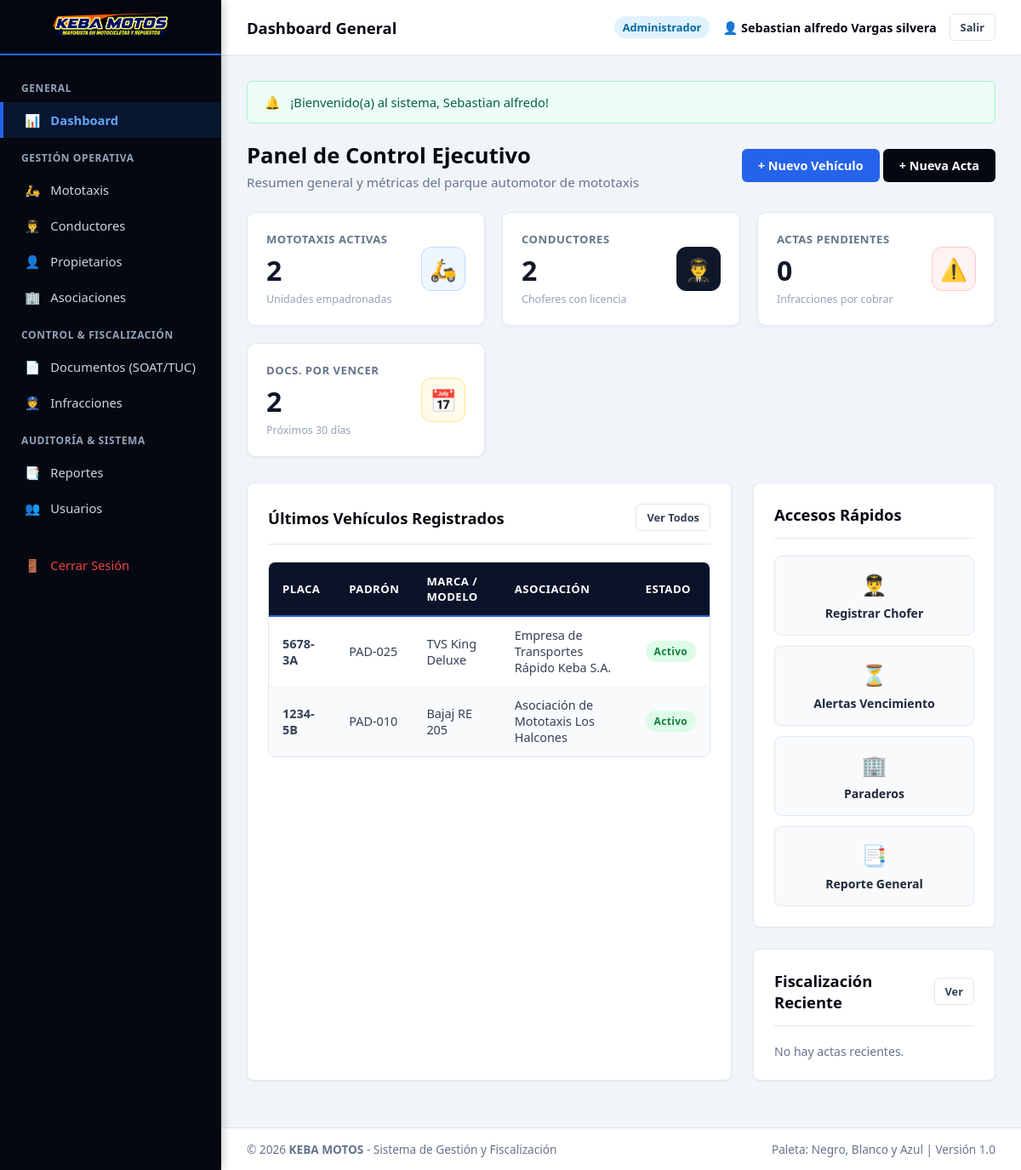
The app's page /views/dashboard/dashboard_admin.php (signed in) with its own data.
### tables this page shows
CREATE TABLE `vehiculos` (
  `id_vehiculo` INT AUTO_INCREMENT PRIMARY KEY,
  `placa` VARCHAR(10) NOT NULL UNIQUE,
  `numero_padron` VARCHAR(20) NULL,
  `marca` VARCHAR(50) NOT NULL,
  `modelo` VARCHAR(50) NULL,
  `color` VARCHAR(50) NOT NULL,
  `anio_fabricacion` YEAR NULL,
  `numero_motor` VARCHAR(50) NULL,
  `numero_chasis` VARCHAR(50) NULL,
  `id_propietario` INT NOT NULL,
  `id_asociacion` INT NULL,
  `foto` VARCHAR(255) NULL,
  `estado` ENUM('Activo', 'Inactivo', 'De Baja', 'Observado') DEFAULT 'Activo',
  `created_at` TIMESTAMP DEFAULT CURRENT_TIMESTAMP,
  `updated_at` TIMESTAMP DEFAULT CURRENT_TIMESTAMP ON UPDATE CURRENT_TIMESTAMP,
  CONSTRAINT `fk_vehiculos_propietarios` FOREIGN KEY (`id_propietario`) REFERENCES `propietarios` (`id_propietario`) ON UPDATE CASCADE,
  CONSTRAINT `fk_vehiculos_asociaciones` FOREIGN KEY (`id_asociacion`) REFERENCES `asociaciones` (`id_asociacion`) ON UPDATE CASCADE ON DELETE SET NULL
);

CREATE TABLE `asociaciones` (
  `id_asociacion` INT AUTO_INCREMENT PRIMARY KEY,
  `nombre` VARCHAR(150) NOT NULL,
  `ruc` VARCHAR(11) UNIQUE NULL,
  `resolucion_municipal` VARCHAR(100) NULL,
  `direccion` VARCHAR(200) NULL,
  `telefono` VARCHAR(20) NULL,
  `presidente` VARCHAR(150) NULL,
  `color_distintivo` VARCHAR(50) NULL,
  `cantidad_paraderos` INT DEFAULT 1,
  `estado` ENUM('Activo', 'Inactivo') DEFAULT 'Activo',
  `created_at` TIMESTAMP DEFAULT CURRENT_TIMESTAMP,
  `updated_at` TIMESTAMP DEFAULT CURRENT_TIMESTAMP ON UPDATE CURRENT_TIMESTAMP
);

### helpers/funciones.php (called while the page is built, shortened)
<?php
function vistaUrl($ruta) {
    return BASE_URL . 'views/' . ltrim($ruta, '/');
}

### config/conexion.php (called while the page is built, shortened)
<?php
class Database {
    private static $host = "localhost";
    private static $db_name = "keba";
    private static $username = "root";
    private static $password = "";
    private static $conexion = null;
    public static function conectar() {
        if (self::$conexion === null) {
            try {
                $opciones = [
                    PDO::ATTR_ERRMODE => PDO::ERRMODE_EXCEPTION,
                    PDO::ATTR_DEFAULT_FETCH_MODE => PDO::FETCH_ASSOC,
                    PDO::ATTR_EMULATE_PREPARES => true,
                    PDO::MYSQL_ATTR_MULTI_STATEMENTS => true,
                    PDO::MYSQL_ATTR_INIT_COMMAND => "SET NAMES utf8mb4 COLLATE utf8mb4_unicode_ci"
                ];
                try {
                    $dsn = "mysql:host=" . self::$host . ";dbname=" . self::$db_name . ";charset=utf8mb4";
                    self::$conexion = new PDO($dsn, self::$username, self::$password, $opciones);
                } catch (PDOException $e) {
                    if ($e->getCode() == 1049 || stripos($e->getMessage(), 'Unknown database') !== false) {
                        $dsnRoot = "mysql:host=" . self::$host . ";charset=utf8mb4";
                        $pdoRoot = new PDO($dsnRoot, self::$username, self::$password, $opciones);
                        $pdoRoot->exec("CREATE DATABASE IF NOT EXISTS `" . self::$db_name . "` CHARACTER SET utf8mb4 COLLATE utf8mb4_unicode_ci;");
                        $pdoRoot = null;
                        $dsn = "mysql:host=" . self::$host . ";dbname=" . self::$db_name . ";charset=utf8mb4";
                        self::$conexion = new PDO($dsn, self::$username, self::$password, $opciones);
                    } else {
                        throw $e;
                    }
                }
                $check = self::$conexion->query("SHOW TABLES LIKE 'usuarios'");
            } catch (PDOException $e) {
                die("<div style='padding:20px; font-family:sans-serif; background:#fee2e2; color:#991b1b; border:1px solid #f87171; border-radius:8px; margin:20px;'>
                        <strong>Error al conectar con la Base de Datos:</strong> " . htmlspecialchars($e->getMessage()) . "<br><br>
                        <em>Asegúrate de que MySQL esté activo en el Panel de Control de XAMPP.</em>
                     </div>");
            }
        }
        return self::$conexion;
    }
}

### models/Vehiculo.php (called while the page is built, shortened)
<?php
require_once dirname(__DIR__) . '/config/conexion.php';
class Vehiculo {
    private $db;
    public function __construct() {
        $this->db = Database::conectar();
    }
    public function listarTodos() {
        $sql = "SELECT v.*, p.nombres_razon_social AS propietario_nombre, p.numero_documento AS propietario_doc,
                       a.nombre AS asociacion_nombre
                FROM vehiculos v
                LEFT JOIN propietarios p ON v.id_propietario = p.id_propietario
                LEFT JOIN asociaciones a ON v.id_asociacion = a.id_asociacion
                ORDER BY v.id_vehiculo DESC";
        return $this->db->query($sql)->fetchAll();
    }
    public function contarTotal() {
        return (int)$this->db->query("SELECT COUNT(*) FROM vehiculos WHERE estado = 'Activo'")->fetchColumn();
    }
}

### models/Conductor.php (called while the page is built, shortened)
<?php
require_once dirname(__DIR__) . '/config/conexion.php';
class Conductor {
    private $db;
    public function __construct() {
        $this->db = Database::conectar();
    }
    public function contarTotal() {
        return (int)$this->db->query("SELECT COUNT(*) FROM conductores WHERE estado = 'Habilitado'")->fetchColumn();
    }
}

### models/Infraccion.php (called while the page is built, shortened)
<?php
require_once dirname(__DIR__) . '/config/conexion.php';
class Infraccion {
    private $db;
    public function __construct() {
        $this->db = Database::conectar();
    }
    public function contarPendientes() {
        return (int)$this->db->query("SELECT COUNT(*) FROM infracciones WHERE estado_pago = 'Pendiente'")->fetchColumn();
    }
}

### models/Documento.php (called while the page is built, shortened)
<?php
require_once dirname(__DIR__) . '/config/conexion.php';
class Documento {
    private $db;
    public function __construct() {
        $this->db = Database::conectar();
    }
    public function contarPorVencer($dias = 30) {
        $stmt = $this->db->prepare("SELECT COUNT(*) FROM documentos_vehiculo WHERE DATEDIFF(fecha_vencimiento, CURDATE()) <= :dias");
        $stmt->execute([':dias' => $dias]);
        return (int)$stmt->fetchColumn();
    }
}

### views/dashboard/dashboard_admin.php (the view, shortened to what this page needs)
<?php
require_once dirname(__DIR__) . '/plantillas/header.php';
require_once dirname(__DIR__) . '/plantillas/sidebar.php';
require_once dirname(__DIR__) . '/plantillas/navbar.php';
require_once dirname(dirname(__DIR__)) . '/models/Vehiculo.php';
require_once dirname(dirname(__DIR__)) . '/models/Conductor.php';
require_once dirname(dirname(__DIR__)) . '/models/Infraccion.php';
require_once dirname(dirname(__DIR__)) . '/models/Documento.php';
$vehiculoMod = new Vehiculo();
$conductorMod = new Conductor();
$infraccionMod = new Infraccion();
$documentoMod = new Documento();
$totalVehiculos = $vehiculoMod->contarTotal();
$totalConductores = $conductorMod->contarTotal();
$infraccionesPendientes = $infraccionMod->contarPendientes();
$docsPorVencer = $documentoMod->contarPorVencer(30);
$ultimosVehiculos = array_slice($vehiculoMod->listarTodos(), 0, 5);
$ultimasInfracciones = array_slice($infraccionMod->listarTodos(), 0, 5);
?>
<div class="page-header">
    <div>
        <h1 class="page-title">Panel de Control Ejecutivo</h1>
        <p class="page-subtitle">Resumen general y métricas del parque automotor de mototaxis</p>
    </div>
    <div>
        <a href="<?= vistaUrl('vehiculos/registrar_vehiculo.php') ?>" class="btn btn-primary">+ Nuevo Vehículo</a>
        <a href="<?= vistaUrl('fiscalizacion/registrar_infraccion.php') ?>" class="btn btn-dark">+ Nueva Acta</a>
    </div>
</div>
<div class="stats-grid">
    <div class="stat-card">
        <div class="stat-info">
            <h3>Mototaxis Activas</h3>
            <div class="stat-number" data-target="<?= $totalVehiculos ?>"><?= $totalVehiculos ?></div>
            <div class="stat-desc">Unidades empadronadas</div>
        </div>
        <div class="stat-icon blue">🛵</div>
    </div>
    <div class="stat-card">
        <div class="stat-info">
            <h3>Conductores</h3>
            <div class="stat-number" data-target="<?= $totalConductores ?>"><?= $totalConductores ?></div>
            <div class="stat-desc">Choferes con licencia</div>
        </div>
        <div class="stat-icon dark">👨‍✈️</div>
    </div>
    <div class="stat-card">
        <div class="stat-info">
            <h3>Actas Pendientes</h3>
            <div class="stat-number" data-target="<?= $infraccionesPendientes ?>"><?= $infraccionesPendientes ?></div>
            <div class="stat-desc">Infracciones por cobrar</div>
        </div>
        <div class="stat-icon danger">⚠️</div>
    </div>
    <div class="stat-card">
        <div class="stat-info">
            <h3>Docs. por Vencer</h3>
            <div class="stat-number" data-target="<?= $docsPorVencer ?>"><?= $docsPorVencer ?></div>
            <div class="stat-desc">Próximos 30 días</div>
        </div>
        <div class="stat-icon warning">📅</div>
    </div>
</div>
<div class="dashboard-grid">
    <div class="card">
        <div class="card-header">
            <h2 class="card-title">Últimos Vehículos Registrados</h2>
            <a href="<?= vistaUrl('vehiculos/listar_vehiculos.php') ?>" class="btn btn-outline btn-sm">Ver Todos</a>
        </div>
        <div class="table-responsive">
            <table class="table-custom">
                <thead>
                    <tr>
                        <th>Placa</th>
                        <th>Padrón</th>
                        <th>Marca / Modelo</th>
                        <th>Asociación</th>
                        <th>Estado</th>
                    </tr>
                </thead>
                <tbody>
                    <?php if (empty($ultimosVehiculos)): ?>
                    <tr><td colspan="5" style="text-align:center;">No hay vehículos registrados.</td></tr>
                    <?php else: ?>
                    <?php foreach ($ultimosVehiculos as $v): ?>
                    <tr>
                        <td><strong><?= htmlspecialchars($v['placa']) ?></strong></td>
                        <td><?= htmlspecialchars($v['numero_padron'] ?? '-') ?></td>
                        <td><?= htmlspecialchars($v['marca'] . ' ' . $v['modelo']) ?></td>
                        <td><?= htmlspecialchars($v['asociacion_nombre'] ?? 'Sin Asociación') ?></td>
                        <td><span class="badge badge-success"><?= htmlspecialchars($v['estado']) ?></span></td>
                    </tr>
                    <?php endforeach; ?>
                    <?php endif; ?>
                </tbody>
            </table>
        </div>
    </div>
    <div>
        <div class="card">
            <div class="card-header">
                <h2 class="card-title">Accesos Rápidos</h2>
            </div>
            <div class="quick-actions">
                <a href="<?= vistaUrl('conductores/registrar_conductor.php') ?>" class="action-tile">
                    <span class="icon">👨‍✈️</span>
                    <span>Registrar Chofer</span>
                </a>
                <a href="<?= vistaUrl('documentos/documentos_por_vencer.php') ?>" class="action-tile">
                    <span class="icon">⏳</span>
                    <span>Alertas Vencimiento</span>
                </a>
                <a href="<?= vistaUrl('asociaciones/listar_asociaciones.php') ?>" class="action-tile">
                    <span class="icon">🏢</span>
                    <span>Paraderos</span>
                </a>
                <a href="<?= vistaUrl('reportes/reporte_general.php') ?>" class="action-tile">
                    <span class="icon">📑</span>
                    <span>Reporte General</span>
                </a>
            </div>
        </div>
        <div class="card">
            <div class="card-header">
                <h2 class="card-title">Fiscalización Reciente</h2>
                <a href="<?= vistaUrl('fiscalizacion/listar_infracciones.php') ?>" class="btn btn-outline btn-sm">Ver</a>
            </div>
            <ul style="list-style:none; padding:0;">
                <?php if (empty($ultimasInfracciones)): ?>
                <li style="color:#64748b; font-size:0.88rem;">No hay actas recientes.</li>
                <?php endif; ?>
            </ul>
        </div>
    </div>
</div>
<?php require_once dirname(__DIR__) . '/plantillas/footer.php'; ?>

### assets/css/estilos.css (style rules this page uses)
:root { --color-primary: #0284c7; --color-primary-dark: #0369a1; --color-primary-light: #e0f2fe; --color-blue-accent: #2563eb; --color-black: #050811; --color-black-card: #0d121f; --color-black-border: #1a233a; --color-black-light: #1e293b; --color-white: #ffffff; --color-gray-50: #f8fafc; --color-gray-100: #f1f5f9; --color-gray-200: #e2e8f0; --color-gray-500: #64748b; --color-gray-700: #334155; --color-success: #10b981; --color-warning: #f59e0b; --color-danger: #ef4444; --color-info: #0284c7; --sidebar-width: 260px; --header-height: 65px; --font-main: 'Segoe UI', system-ui, -apple-system, sans-serif; --shadow-sm: 0 1px 2px 0 rgba(0, 0, 0, 0.05); --shadow-md: 0 4px 6px -1px rgba(0, 0, 0, 0.1), 0 2px 4px -1px rgba(0, 0, 0, 0.06); --shadow-lg: 0 10px 15px -3px rgba(0, 0, 0, 0.15), 0 4px 6px -2px rgba(0, 0, 0, 0.05); }
* { margin: 0; padding: 0; box-sizing: border-box; font-family: var(--font-main); }
body { background-color: var(--color-gray-100); color: var(--color-gray-700); min-height: 100vh; display: flex; flex-direction: column; }
.page-header { display: flex; align-items: center; justify-content: space-between; margin-bottom: 25px; flex-wrap: wrap; gap: 15px; }
.page-title { font-size: 1.6rem; font-weight: 800; color: var(--color-black); }
.page-subtitle { color: var(--color-gray-500); font-size: 0.95rem; margin-top: 4px; }
.btn { display: inline-flex; align-items: center; justify-content: center; gap: 8px; padding: 9px 18px; border-radius: 6px; font-size: 0.9rem; font-weight: 600; cursor: pointer; text-decoration: none; transition: all 0.2s ease; border: 1px solid transparent; }
.btn-primary { background-color: var(--color-blue-accent); color: var(--color-white); }
.btn-dark { background-color: var(--color-black); color: var(--color-white); }
.btn-outline { background-color: transparent; border-color: var(--color-gray-200); color: var(--color-gray-700); }
.btn-sm { padding: 6px 12px; font-size: 0.8rem; }
.card { background-color: var(--color-white); border-radius: 8px; border: 1px solid var(--color-gray-200); box-shadow: var(--shadow-sm); padding: 24px; margin-bottom: 25px; }
.card-header { border-bottom: 1px solid var(--color-gray-200); padding-bottom: 15px; margin-bottom: 20px; display: flex; align-items: center; justify-content: space-between; }
.card-title { font-size: 1.15rem; font-weight: 700; color: var(--color-black); }

### assets/css/tablas.css (style rules this page uses)
.table-responsive { width: 100%; overflow-x: auto; border: 1px solid #e2e8f0; border-radius: 8px; background-color: #ffffff; }
.table-custom { width: 100%; border-collapse: collapse; font-size: 0.9rem; text-align: left; }
.table-custom thead tr { background-color: #0b1329; color: #ffffff; border-bottom: 2px solid #2563eb; }
.table-custom th { padding: 13px 16px; font-weight: 700; font-size: 0.82rem; text-transform: uppercase; letter-spacing: 0.5px; }
.table-custom td { padding: 12px 16px; border-bottom: 1px solid #f1f5f9; color: #334155; vertical-align: middle; }
.table-custom tbody tr:nth-child(even) { background-color: #f8fafc; }
.badge { display: inline-block; padding: 4px 10px; border-radius: 20px; font-size: 0.75rem; font-weight: 700; text-align: center; letter-spacing: 0.3px; }
.badge-success { background-color: #dcfce7; color: #15803d; }

### records on screen
vehiculos: placa "5678-3A", numero_padron "PAD-025", marca+modelo "TVS King Deluxe", id_asociacion.nombre "Empresa de Transportes Rápido Keba S.A.", estado "Activo"
vehiculos: placa "1234-5B", numero_padron "PAD-010", marca+modelo "Bajaj RE 205", id_asociacion.nombre "Asociación de Mototaxis Los Halcones", estado "Activo"

### other values on screen
$subtituloNavbar "Dashboard General"
$usuarioActivo['rol_nombre'] "Administrador"
$flash['mensaje'] "¡Bienvenido(a) al sistema, Sebastian alfredo!"
$totalVehiculos "2"
$totalConductores "2"
$infraccionesPendientes "0"
$docsPorVencer "2"
